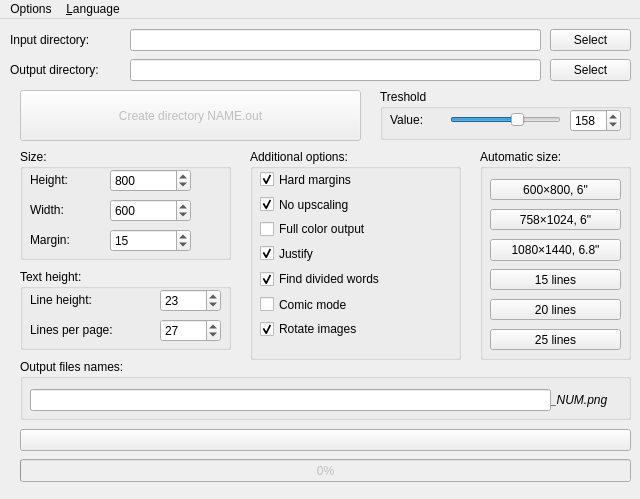
<?xml version="1.0" encoding="UTF-8"?>
<ui version="4.0">
 <class>CmainWindow</class>
 <widget class="QMainWindow" name="CmainWindow">
  <property name="geometry">
   <rect>
    <x>0</x>
    <y>0</y>
    <width>640</width>
    <height>499</height>
   </rect>
  </property>
  <property name="windowTitle">
   <string>Re-Typeset</string>
  </property>
  <widget class="QWidget" name="centralWidget">
   <widget class="QLabel" name="srcDirLabel">
    <property name="geometry">
     <rect>
      <x>10</x>
      <y>10</y>
      <width>121</width>
      <height>21</height>
     </rect>
    </property>
    <property name="text">
     <string>Input directory:</string>
    </property>
   </widget>
   <widget class="QLabel" name="destDirLabel">
    <property name="geometry">
     <rect>
      <x>10</x>
      <y>40</y>
      <width>121</width>
      <height>21</height>
     </rect>
    </property>
    <property name="text">
     <string>Output directory:</string>
    </property>
   </widget>
   <widget class="QLineEdit" name="srcDir">
    <property name="geometry">
     <rect>
      <x>130</x>
      <y>10</y>
      <width>411</width>
      <height>22</height>
     </rect>
    </property>
   </widget>
   <widget class="QLineEdit" name="destDir">
    <property name="geometry">
     <rect>
      <x>130</x>
      <y>40</y>
      <width>411</width>
      <height>22</height>
     </rect>
    </property>
   </widget>
   <widget class="QPushButton" name="srcDirButton">
    <property name="geometry">
     <rect>
      <x>550</x>
      <y>10</y>
      <width>81</width>
      <height>22</height>
     </rect>
    </property>
    <property name="text">
     <string>Select</string>
    </property>
   </widget>
   <widget class="QPushButton" name="destDirButton">
    <property name="geometry">
     <rect>
      <x>550</x>
      <y>40</y>
      <width>81</width>
      <height>22</height>
     </rect>
    </property>
    <property name="text">
     <string>Select</string>
    </property>
   </widget>
   <widget class="QGroupBox" name="pageSize">
    <property name="geometry">
     <rect>
      <x>20</x>
      <y>130</y>
      <width>211</width>
      <height>111</height>
     </rect>
    </property>
    <property name="title">
     <string>Size:</string>
    </property>
    <widget class="QLabel" name="pageSizeHeightLabel">
     <property name="geometry">
      <rect>
       <x>10</x>
       <y>20</y>
       <width>81</width>
       <height>21</height>
      </rect>
     </property>
     <property name="text">
      <string>Height:</string>
     </property>
    </widget>
    <widget class="QSpinBox" name="pageSizeHeight">
     <property name="geometry">
      <rect>
       <x>90</x>
       <y>20</y>
       <width>81</width>
       <height>23</height>
      </rect>
     </property>
     <property name="frame">
      <bool>true</bool>
     </property>
     <property name="correctionMode">
      <enum>QAbstractSpinBox::CorrectToNearestValue</enum>
     </property>
     <property name="suffix">
      <string notr="true"/>
     </property>
     <property name="minimum">
      <number>99</number>
     </property>
     <property name="maximum">
      <number>9999</number>
     </property>
     <property name="value">
      <number>800</number>
     </property>
    </widget>
    <widget class="QLabel" name="pageSizeWidthLabel">
     <property name="geometry">
      <rect>
       <x>10</x>
       <y>50</y>
       <width>81</width>
       <height>21</height>
      </rect>
     </property>
     <property name="text">
      <string>Width:</string>
     </property>
    </widget>
    <widget class="QSpinBox" name="pageSizeWidth">
     <property name="geometry">
      <rect>
       <x>90</x>
       <y>50</y>
       <width>81</width>
       <height>23</height>
      </rect>
     </property>
     <property name="correctionMode">
      <enum>QAbstractSpinBox::CorrectToNearestValue</enum>
     </property>
     <property name="suffix">
      <string notr="true"/>
     </property>
     <property name="minimum">
      <number>99</number>
     </property>
     <property name="maximum">
      <number>9999</number>
     </property>
     <property name="value">
      <number>600</number>
     </property>
    </widget>
    <widget class="QLabel" name="pageSizeMarginLabel">
     <property name="geometry">
      <rect>
       <x>10</x>
       <y>80</y>
       <width>81</width>
       <height>21</height>
      </rect>
     </property>
     <property name="text">
      <string>Margin:</string>
     </property>
    </widget>
    <widget class="QSpinBox" name="pageSizeMargin">
     <property name="geometry">
      <rect>
       <x>90</x>
       <y>80</y>
       <width>81</width>
       <height>23</height>
      </rect>
     </property>
     <property name="correctionMode">
      <enum>QAbstractSpinBox::CorrectToNearestValue</enum>
     </property>
     <property name="suffix">
      <string notr="true"/>
     </property>
     <property name="minimum">
      <number>5</number>
     </property>
     <property name="value">
      <number>15</number>
     </property>
    </widget>
   </widget>
   <widget class="QGroupBox" name="tresh">
    <property name="geometry">
     <rect>
      <x>380</x>
      <y>70</y>
      <width>251</width>
      <height>51</height>
     </rect>
    </property>
    <property name="title">
     <string>Treshold</string>
    </property>
    <widget class="QSpinBox" name="treshVal">
     <property name="geometry">
      <rect>
       <x>190</x>
       <y>20</y>
       <width>51</width>
       <height>23</height>
      </rect>
     </property>
     <property name="minimum">
      <number>1</number>
     </property>
     <property name="maximum">
      <number>254</number>
     </property>
     <property name="value">
      <number>158</number>
     </property>
    </widget>
    <widget class="QLabel" name="treshLabel">
     <property name="geometry">
      <rect>
       <x>10</x>
       <y>20</y>
       <width>61</width>
       <height>21</height>
      </rect>
     </property>
     <property name="text">
      <string>Value:</string>
     </property>
    </widget>
    <widget class="QSlider" name="treshSlider">
     <property name="geometry">
      <rect>
       <x>70</x>
       <y>20</y>
       <width>111</width>
       <height>21</height>
      </rect>
     </property>
     <property name="minimum">
      <number>1</number>
     </property>
     <property name="maximum">
      <number>254</number>
     </property>
     <property name="value">
      <number>158</number>
     </property>
     <property name="orientation">
      <enum>Qt::Horizontal</enum>
     </property>
    </widget>
   </widget>
   <widget class="QProgressBar" name="outProgressBar">
    <property name="enabled">
     <bool>false</bool>
    </property>
    <property name="geometry">
     <rect>
      <x>20</x>
      <y>440</y>
      <width>611</width>
      <height>23</height>
     </rect>
    </property>
    <property name="value">
     <number>0</number>
    </property>
   </widget>
   <widget class="QGroupBox" name="textSize">
    <property name="geometry">
     <rect>
      <x>20</x>
      <y>250</y>
      <width>211</width>
      <height>81</height>
     </rect>
    </property>
    <property name="title">
     <string>Text height:</string>
    </property>
    <widget class="QLabel" name="textSizeHeightLabel">
     <property name="geometry">
      <rect>
       <x>10</x>
       <y>20</y>
       <width>131</width>
       <height>21</height>
      </rect>
     </property>
     <property name="text">
      <string>Line height:</string>
     </property>
    </widget>
    <widget class="QLabel" name="textLinesPerPageLabel">
     <property name="geometry">
      <rect>
       <x>10</x>
       <y>50</y>
       <width>131</width>
       <height>21</height>
      </rect>
     </property>
     <property name="text">
      <string>Lines per page:</string>
     </property>
    </widget>
    <widget class="QSpinBox" name="textSizeHeight">
     <property name="geometry">
      <rect>
       <x>140</x>
       <y>20</y>
       <width>61</width>
       <height>23</height>
      </rect>
     </property>
     <property name="correctionMode">
      <enum>QAbstractSpinBox::CorrectToNearestValue</enum>
     </property>
     <property name="minimum">
      <number>5</number>
     </property>
     <property name="value">
      <number>23</number>
     </property>
    </widget>
    <widget class="QSpinBox" name="textLinesPerPage">
     <property name="geometry">
      <rect>
       <x>140</x>
       <y>50</y>
       <width>61</width>
       <height>23</height>
      </rect>
     </property>
     <property name="correctionMode">
      <enum>QAbstractSpinBox::CorrectToNearestValue</enum>
     </property>
     <property name="minimum">
      <number>1</number>
     </property>
     <property name="value">
      <number>27</number>
     </property>
    </widget>
   </widget>
   <widget class="QPushButton" name="outStartButton">
    <property name="geometry">
     <rect>
      <x>20</x>
      <y>410</y>
      <width>611</width>
      <height>22</height>
     </rect>
    </property>
    <property name="text">
     <string notr="true"/>
    </property>
   </widget>
   <widget class="QGroupBox" name="options">
    <property name="geometry">
     <rect>
      <x>250</x>
      <y>130</y>
      <width>211</width>
      <height>211</height>
     </rect>
    </property>
    <property name="title">
     <string>Additional options:</string>
    </property>
    <widget class="QCheckBox" name="optionsHardMargins">
     <property name="geometry">
      <rect>
       <x>10</x>
       <y>20</y>
       <width>171</width>
       <height>21</height>
      </rect>
     </property>
     <property name="text">
      <string>Hard margins</string>
     </property>
     <property name="checked">
      <bool>true</bool>
     </property>
    </widget>
    <widget class="QCheckBox" name="optionsNoUpscaling">
     <property name="geometry">
      <rect>
       <x>10</x>
       <y>40</y>
       <width>171</width>
       <height>31</height>
      </rect>
     </property>
     <property name="text">
      <string>No upscaling</string>
     </property>
     <property name="checked">
      <bool>true</bool>
     </property>
    </widget>
    <widget class="QCheckBox" name="optionsFullColorOutput">
     <property name="geometry">
      <rect>
       <x>10</x>
       <y>70</y>
       <width>171</width>
       <height>20</height>
      </rect>
     </property>
     <property name="text">
      <string>Full color output</string>
     </property>
    </widget>
    <widget class="QCheckBox" name="optionsJustify">
     <property name="geometry">
      <rect>
       <x>10</x>
       <y>89</y>
       <width>151</width>
       <height>31</height>
      </rect>
     </property>
     <property name="text">
      <string>Justify</string>
     </property>
     <property name="checked">
      <bool>true</bool>
     </property>
    </widget>
    <widget class="QCheckBox" name="optionsComicMode">
     <property name="geometry">
      <rect>
       <x>10</x>
       <y>140</y>
       <width>151</width>
       <height>31</height>
      </rect>
     </property>
     <property name="text">
      <string>Comic mode</string>
     </property>
    </widget>
    <widget class="QCheckBox" name="optionsRotateImages">
     <property name="geometry">
      <rect>
       <x>10</x>
       <y>170</y>
       <width>151</width>
       <height>20</height>
      </rect>
     </property>
     <property name="text">
      <string>Rotate images</string>
     </property>
     <property name="checked">
      <bool>true</bool>
     </property>
    </widget>
    <widget class="QCheckBox" name="optionsFindDividedWords">
     <property name="geometry">
      <rect>
       <x>10</x>
       <y>120</y>
       <width>201</width>
       <height>20</height>
      </rect>
     </property>
     <property name="text">
      <string>Find divided words</string>
     </property>
     <property name="checked">
      <bool>true</bool>
     </property>
    </widget>
   </widget>
   <widget class="QGroupBox" name="outFiles">
    <property name="geometry">
     <rect>
      <x>20</x>
      <y>340</y>
      <width>611</width>
      <height>61</height>
     </rect>
    </property>
    <property name="title">
     <string>Output files names:</string>
    </property>
    <widget class="QLabel" name="outFilesLabel">
     <property name="geometry">
      <rect>
       <x>530</x>
       <y>30</y>
       <width>71</width>
       <height>21</height>
      </rect>
     </property>
     <property name="font">
      <font>
       <italic>true</italic>
      </font>
     </property>
     <property name="text">
      <string>_NUM.png</string>
     </property>
    </widget>
    <widget class="QLineEdit" name="outFilesPrefix">
     <property name="geometry">
      <rect>
       <x>10</x>
       <y>30</y>
       <width>521</width>
       <height>22</height>
      </rect>
     </property>
     <property name="alignment">
      <set>Qt::AlignRight|Qt::AlignTrailing|Qt::AlignVCenter</set>
     </property>
    </widget>
   </widget>
   <widget class="QGroupBox" name="predef">
    <property name="geometry">
     <rect>
      <x>480</x>
      <y>130</y>
      <width>151</width>
      <height>211</height>
     </rect>
    </property>
    <property name="title">
     <string>Automatic size:</string>
    </property>
    <widget class="QPushButton" name="predefScreen1440">
     <property name="geometry">
      <rect>
       <x>10</x>
       <y>90</y>
       <width>131</width>
       <height>22</height>
      </rect>
     </property>
     <property name="text">
      <string>1080×1440, 6.8&quot;</string>
     </property>
    </widget>
    <widget class="QPushButton" name="predefScreen1024">
     <property name="geometry">
      <rect>
       <x>10</x>
       <y>60</y>
       <width>131</width>
       <height>21</height>
      </rect>
     </property>
     <property name="text">
      <string>758×1024, 6&quot;</string>
     </property>
    </widget>
    <widget class="QPushButton" name="predefScreen800">
     <property name="geometry">
      <rect>
       <x>10</x>
       <y>30</y>
       <width>131</width>
       <height>21</height>
      </rect>
     </property>
     <property name="text">
      <string>600×800, 6&quot;</string>
     </property>
    </widget>
    <widget class="QPushButton" name="predefLines15">
     <property name="geometry">
      <rect>
       <x>10</x>
       <y>120</y>
       <width>131</width>
       <height>21</height>
      </rect>
     </property>
     <property name="text">
      <string>15 lines</string>
     </property>
    </widget>
    <widget class="QPushButton" name="predefLines20">
     <property name="geometry">
      <rect>
       <x>10</x>
       <y>150</y>
       <width>131</width>
       <height>21</height>
      </rect>
     </property>
     <property name="text">
      <string>20 lines</string>
     </property>
    </widget>
    <widget class="QPushButton" name="predefLines25">
     <property name="geometry">
      <rect>
       <x>10</x>
       <y>180</y>
       <width>131</width>
       <height>21</height>
      </rect>
     </property>
     <property name="text">
      <string>25 lines</string>
     </property>
    </widget>
   </widget>
   <widget class="QPushButton" name="destDirCreate">
    <property name="enabled">
     <bool>false</bool>
    </property>
    <property name="geometry">
     <rect>
      <x>20</x>
      <y>71</y>
      <width>341</width>
      <height>51</height>
     </rect>
    </property>
    <property name="text">
     <string>Create directory NAME.out</string>
    </property>
   </widget>
  </widget>
  <widget class="QMenuBar" name="menuBar">
   <property name="geometry">
    <rect>
     <x>0</x>
     <y>0</y>
     <width>640</width>
     <height>19</height>
    </rect>
   </property>
   <widget class="QMenu" name="menuLanguage">
    <property name="title">
     <string>&amp;Language</string>
    </property>
   </widget>
   <widget class="QMenu" name="menuOptions">
    <property name="title">
     <string>Options</string>
    </property>
    <addaction name="actionShowDebugImages"/>
    <addaction name="separator"/>
    <addaction name="actionAbout"/>
    <addaction name="actionAboutQt"/>
    <addaction name="separator"/>
    <addaction name="actionExit"/>
   </widget>
   <addaction name="menuOptions"/>
   <addaction name="menuLanguage"/>
  </widget>
  <action name="fileOpen">
   <property name="text">
    <string>Otwórz</string>
   </property>
  </action>
  <action name="actionShowDebugImages">
   <property name="checkable">
    <bool>true</bool>
   </property>
   <property name="text">
    <string>Show debug images</string>
   </property>
  </action>
  <action name="actionAbout">
   <property name="text">
    <string>About application</string>
   </property>
  </action>
  <action name="actionHelp">
   <property name="text">
    <string>Help</string>
   </property>
  </action>
  <action name="actionAboutQt">
   <property name="text">
    <string>About Qt</string>
   </property>
  </action>
  <action name="actionExit">
   <property name="text">
    <string>Exit</string>
   </property>
  </action>
 </widget>
 <layoutdefault spacing="6" margin="11"/>
 <resources/>
 <connections/>
</ui>
